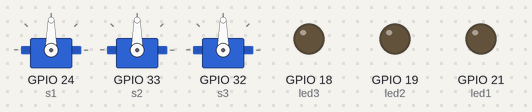
This sketch was run on a simulated ESP32. Parts: 3 × servo, output pins drawn as LEDs (lit = HIGH). WiFi joins after 1.5 s; servers stay silent unless stated; the local clock reads 2024-03-15 10:24:30 at power-on unless the sketch sets it; what the sketch prints to the serial monitor is not drawn.

Above: at 2.15 s.
At 62.4 s:
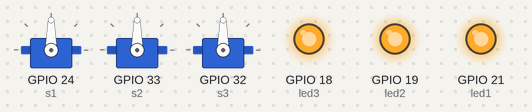
At 72.4 s:
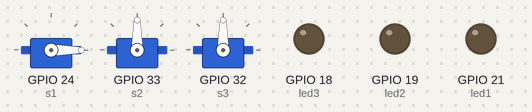
Timing chart, 0 to 73.9 s (numbered marks = the images above):
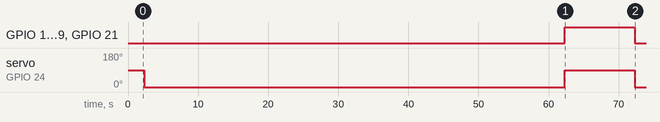

Measured:
- by itself, GPIO 18 (led3), GPIO 19 (led2), GPIO 21 (led1): LOW → HIGH at 62.3 s, → LOW 10.0 s later
- by itself, servo on GPIO 24 (s1): 90° → 0° at 2.3 s, → 90° 60.0 s later, → 0° 10.0 s later

The sketch:

band_code.ino
```cpp
#include <Arduino.h>
#include <WiFi.h>
#include <FirebaseESP32.h>
#include <Wire.h>
#include "time.h"
#include <TimeLib.h>


// Provide the token generation process info.
#include "addons/TokenHelper.h"
// Provide the RTDB payload printing info and other helper functions.
#include "addons/RTDBHelper.h"

// Insert your network credentials
#define WIFI_SSID "Autobonics_4G"
#define WIFI_PASSWORD "autobonics@27"

// Insert Firebase project API Key
#define API_KEY "AIzaSyBoU0q5WTFkn3cdW1AOIhEM00Y52D4RE5E"

// Insert Authorized Email and Corresponding Password
#define USER_EMAIL "device@autobonics.com"
#define USER_PASSWORD "12345678"

// Insert RTDB URLefine the RTDB URL
#define DATABASE_URL "https://smart-medical-caddy-default-rtdb.asia-southeast1.firebasedatabase.app/"

// Define Firebase objects
FirebaseData fbdo;
FirebaseAuth auth;
FirebaseConfig config;

// Database main path (to be updated in setup with the user UID)
String databasePathData = "device/data/";
String databasePathReading = "device/reading/";
// Database child nodes

int timestamp;
FirebaseJson json;

const char* ntpServer = "pool.ntp.org";


// Timer variables (send new readings every three minutes)
unsigned long sendDataPrevMillis = 0;
unsigned long timerDelay = 10000;


#include <Servo.h>
//Leds
#define led1 21
#define led2 19
#define led3 18
//Servos
#define s1 24
#define s2 33
#define s3 32
Servo servo1;
Servo servo2;
Servo servo3;
//Ir
#define ir1 14
#define ir2 27
#define ir3 13

//Caddys time storage
int caddy1;
int caddy2;
int caddy3;

int currentTime;

// Initialize WiFi
void initWiFi() {
  WiFi.begin(WIFI_SSID, WIFI_PASSWORD);
  Serial.print("Connecting to WiFi ..");
  while (WiFi.status() != WL_CONNECTED) {
    Serial.print('.');
    delay(1000);
  }
  Serial.println(WiFi.localIP());
  Serial.println();
}

// Function that gets current epoch time
unsigned long getTime() {
  time_t now;
  struct tm timeinfo;
  if (!getLocalTime(&timeinfo)) {
    //Serial.println("Failed to obtain time");
    return(0);
  }
  time(&now);
  return now;
}

void setupComponents(){
  pinMode(led1, OUTPUT);
  pinMode(led2, OUTPUT);
  pinMode(led3, OUTPUT);

  pinMode(ir1, INPUT);
  pinMode(ir2, INPUT);
  pinMode(ir3, INPUT);

  servo1.attach(s1);
  servo2.attach(s2);
  servo3.attach(s3);
}

void setup(){
  Serial.begin(115200);

  initWiFi();
  configTime(0, 0, ntpServer);

  // Assign the api key (required)
  config.api_key = API_KEY;

  // Assign the user sign in credentials
  auth.user.email = USER_EMAIL;
  auth.user.password = USER_PASSWORD;

  // Assign the RTDB URL (required)
  config.database_url = DATABASE_URL;

  Firebase.reconnectWiFi(true);
  fbdo.setResponseSize(4096);

  // Assign the callback function for the long running token generation task */
  config.token_status_callback = tokenStatusCallback; //see addons/TokenHelper.h

  // Assign the maximum retry of token generation
  config.max_token_generation_retry = 5;

  // Initialize the library with the Firebase authen and config
  Firebase.begin(&config, &auth);

  setupComponents();
}


void loop(){


  // Send new readings to database
  if (Firebase.ready() && (millis() - sendDataPrevMillis > timerDelay || sendDataPrevMillis == 0)){
    sendDataPrevMillis = millis();

    //Get current timestamp
    timestamp = getTime() * 1000;
    Serial.print ("time: ");
    Serial.println(timestamp);
    Serial.print("Time: ");
    currentTime =  minute(timestamp);
    Serial.println(currentTime);

    json.set("ts", int(timestamp));
    Serial.printf("Set json... %s\n", Firebase.RTDB.setJSON(&fbdo, databasePathReading.c_str(), &json) ? "ok" : fbdo.errorReason().c_str());

    Serial.println("get data");

    //Getting data
    FirebaseJson jVal;
    Serial.printf("Get json ref... %s\n", Firebase.RTDB.getJSON(&fbdo, databasePathData.c_str(), &jVal) ? jVal.raw() : fbdo.errorReason().c_str());
    FirebaseJsonData delayTime;
    FirebaseJsonData cd1;
    FirebaseJsonData cd2;
    FirebaseJsonData cd3;
    jVal.get(delayTime, "delay");
    jVal.get(cd1, "1");
    jVal.get(cd2, "2");
    jVal.get(cd3, "3");
    if (delayTime.success && cd1.success && cd1.success && cd2.success && cd3.success)
    {
      timerDelay = delayTime.to<int>();
      int ct1 = cd1.to<int>();
      int ct2 = cd2.to<int>();
      int ct3 = cd3.to<int>();
//      caddy1 = hour(ct1) + minute(ct1);
      caddy1 = minute(ct1);
      caddy2 = minute(ct2);
      caddy3 = minute(ct3);
      Serial.println(timerDelay);
      Serial.println(caddy1);
      Serial.println(caddy2);
      Serial.println(caddy3);
      Serial.println(currentTime - caddy1);
    }
  }

  if(currentTime - caddy1 > 0 && currentTime - caddy1 < 5){
    servo1.write(90);
    digitalWrite(led1, HIGH);
  } else {
    digitalWrite(led1, LOW);
    servo1.write(0);
  }

  if(currentTime - caddy2 > 0 && currentTime - caddy2 < 5){
    servo1.write(90);
    digitalWrite(led2, HIGH);
  } else {
    servo1.write(0);
    digitalWrite(led2, LOW);
  }

  if(currentTime - caddy3 > 0 && currentTime - caddy3 < 5){
    servo1.write(90);
    digitalWrite(led3, HIGH);
  } else {
    servo1.write(0);
    digitalWrite(led3, LOW);
  }

}
```
